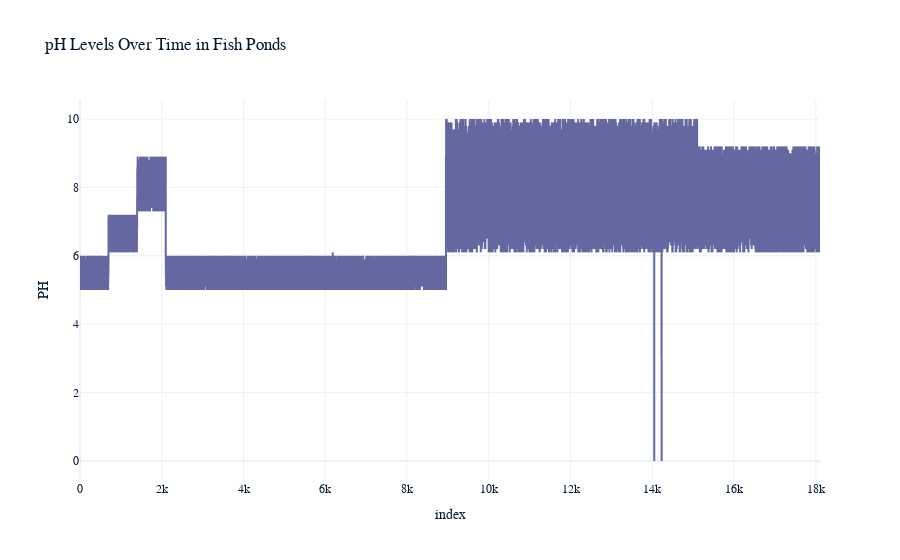

Write notebook code for a chart like this one.
### Markdown cell above
## Water Quality Monitoring Using Arduino Sensors

The dataset was collected using a suite of water quality sensors connected to an Arduino microcontroller. These sensors were carefully chosen to monitor parameters that are crucial for maintaining a healthy aquatic environment, especially for fish. Below are the key parameters measured and their significance:

- **Nitrate (NO$_3^-$)**: Nitrate is a byproduct of the breakdown of ammonia in the water. Elevated nitrate levels can be harmful to fish over time, leading to stress and health issues.

- **pH**: This measures how acidic or alkaline the water is. Fish are sensitive to pH changes, and maintaining a stable pH within an optimal range is essential for their well-being.

- **Ammonia (NH$_3$)**: Ammonia is a toxic waste product produced by fish and the decomposition of organic matter. Even at low concentrations, ammonia can be harmful or fatal to fish.

- **Temperature**: Water temperature affects fish metabolism, growth rates, and the solubility of oxygen in water. Sudden temperature changes or extremes can stress aquatic life.

- **Dissolved Oxygen (DO)**: This parameter indicates how much oxygen is available in the water for fish to breathe. Low dissolved oxygen levels can lead to fish suffocation and poor water quality.

- **Turbidity**: Turbidity measures how clear or cloudy the water is. High turbidity can reduce light penetration, affect plant growth, and indicate the presence of suspended particles or pollutants.

- **Manganese**: Manganese is monitored as part of the overall water quality balance. While it is a trace element needed in small amounts, excessive manganese can be toxic to aquatic organisms.

These parameters provide a comprehensive overview of the water quality, helping to ensure a safe and healthy environment for fish and other aquatic life.

### Code cell
import plotly.express as px

fig = px.line(df, x=df.index, y="PH", title="pH Levels Over Time in Fish Ponds")
fig.show()

### Figure 1 — Plotly figure (JSON) as saved in the notebook; plotly's stock layout.template omitted (floating-point values rounded to 4 significant figures; data arrays with more than 128 entries replaced by an {"elided": "..."} marker saying what was removed)
{"data": [{"hovertemplate": "index=%{x}<br>PH=%{y}<extra></extra>", "legendgroup": "", "line": {"color": "#6568a0", "dash": "solid"}, "marker": {"symbol": "circle"}, "mode": "lines", "name": "", "showlegend": false, "x": {"elided": "18102 int values"}, "xaxis": "x", "y": {"elided": "18102 float values"}, "yaxis": "y", "type": "scattergl"}], "layout": {"xaxis": {"anchor": "y", "domain": [0, 1], "title": {"text": "index"}}, "yaxis": {"anchor": "x", "domain": [0, 1], "title": {"text": "PH"}}, "legend": {"tracegroupgap": 0}, "title": {"text": "pH Levels Over Time in Fish Ponds"}}}
